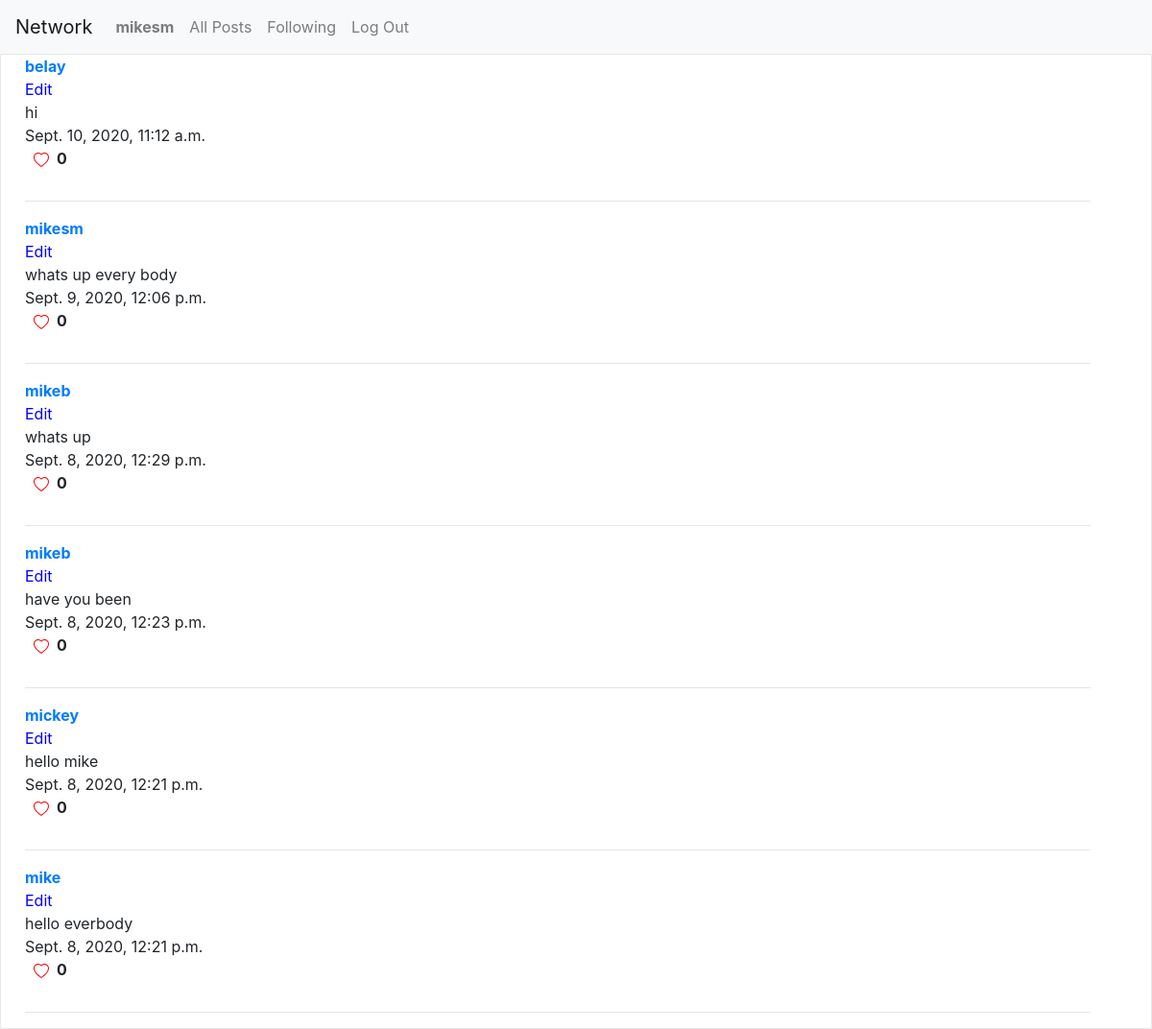
/ (signed in), run on the app's committed database.
### network/models.py (models this page shows, shortened)
class User(AbstractUser):
    pass

class Post(models.Model):
    user = models.ForeignKey(User, on_delete=models.CASCADE, related_name="poster")
    posts = models.TextField(max_length=260)
    time = models.DateTimeField(auto_now_add=True)
    like = models.ManyToManyField(User, blank=True, related_name="liked")

### network/views.py (the view)
# urls.py: path("", views.index, name="index"),
def index(request):
    post = Post.objects.all().order_by("time").reverse()
    return render(request, "network/post.html", {
        "posts": post
    })

### network/templates/network/post.html (shortened to what this page needs)
{% extends "network/layout.html" %}
{% block body %}
    <div id="main">
        {% for post in posts %}
            <div style="margin-left: 10px;" class="container">
                <div><a href="{% url 'user' username=post.user.username %}"><strong>{{ post.user }}</strong></div></a>
                <div class="main">
                    <button class="btn{{ post.id }}" onclick="edit('{{ post.id }}')" value="{{ post.id }}">Edit</button>
                </div>
                <div>{{ post.posts }}</div>
                <div>{{ post.time }}</div>
                <div class="row">
                    <a href="javascript:like({{post.id}})" id="test">
                        <div class="ml-4" id="heart-{{post.id}}">
                        </div>
                    </a>
                    <div class="ml-2">
                        <p class="font-weight-bold" id="likes-{{post.id}}">{{ post.like.all|length }}</p>
                    </div>
                </div>
                <hr>
            </div>
        {% endfor %}
    </div>
{% endblock %}

### network/templates/network/layout.html (shortened to what this page needs)
{% load static %}
<!DOCTYPE html>
<html lang="en">
    <head>
        <link rel="stylesheet" href="https://stackpath.bootstrapcdn.com/bootstrap/4.4.1/css/bootstrap.min.css">
        <link rel="stylesheet" href="https://cdnjs.cloudflare.com/ajax/libs/font-awesome/4.7.0/css/font-awesome.min.css">
        <link href="{% static 'network/styles.css' %}" rel="stylesheet">
    </head>
    <body>
        <nav class="navbar navbar-expand-lg navbar-light bg-light">
            <a class="navbar-brand" href="#">Network</a>
            <div>
              <ul class="navbar-nav mr-auto">
                {% if user.is_authenticated %}
                    <li class="nav-item">
                        <a class="nav-link" href="{% url 'newpost' %}"><strong>{{ user.username }}</strong></a>
                    </li>
                {% endif %}
                <li class="nav-item">
                  <a class="nav-link" href="{% url 'index' %}">All Posts</a>
                </li>
                {% if user.is_authenticated %}
                    <li class="nav-item">
                        <a class="nav-link" href="{% url 'following'%}">Following</a>
                    </li>
                    <li class="nav-item">
                        <a class="nav-link" href="{% url 'logout' %}">Log Out</a>
                    </li>
                {% endif %}
              </ul>
            </div>
          </nav>
        <div class="body">
            {% block body %}
            {% endblock %}
        </div>
    </body>
</html>

### network/static/network/styles.css (style rules this page uses)
#main { border: 1px solid #e7e7e7; border-radius: 1px; background: #fff; }
.main > button { padding: 0px; border: none; background: none; cursor: pointer; color: blue; outline: none; }

### data on the page
User: username "mikesm"
Post: user "belay", posts "hi", time "Sept. 10, 2020, 11:12 a.m.", like.all|length "0"
Post: user "mikesm", posts "whats up every body", time "Sept. 9, 2020, 12:06 p.m.", like.all|length "0"
Post: user "mikeb", posts "whats up", time "Sept. 8, 2020, 12:29 p.m.", like.all|length "0"
Post: user "mikeb", posts "have you been", time "Sept. 8, 2020, 12:23 p.m.", like.all|length "0"
Post: user "mickey", posts "hello mike", time "Sept. 8, 2020, 12:21 p.m.", like.all|length "0"
Post: user "mike", posts "hello everbody", time "Sept. 8, 2020, 12:21 p.m.", like.all|length "0"
